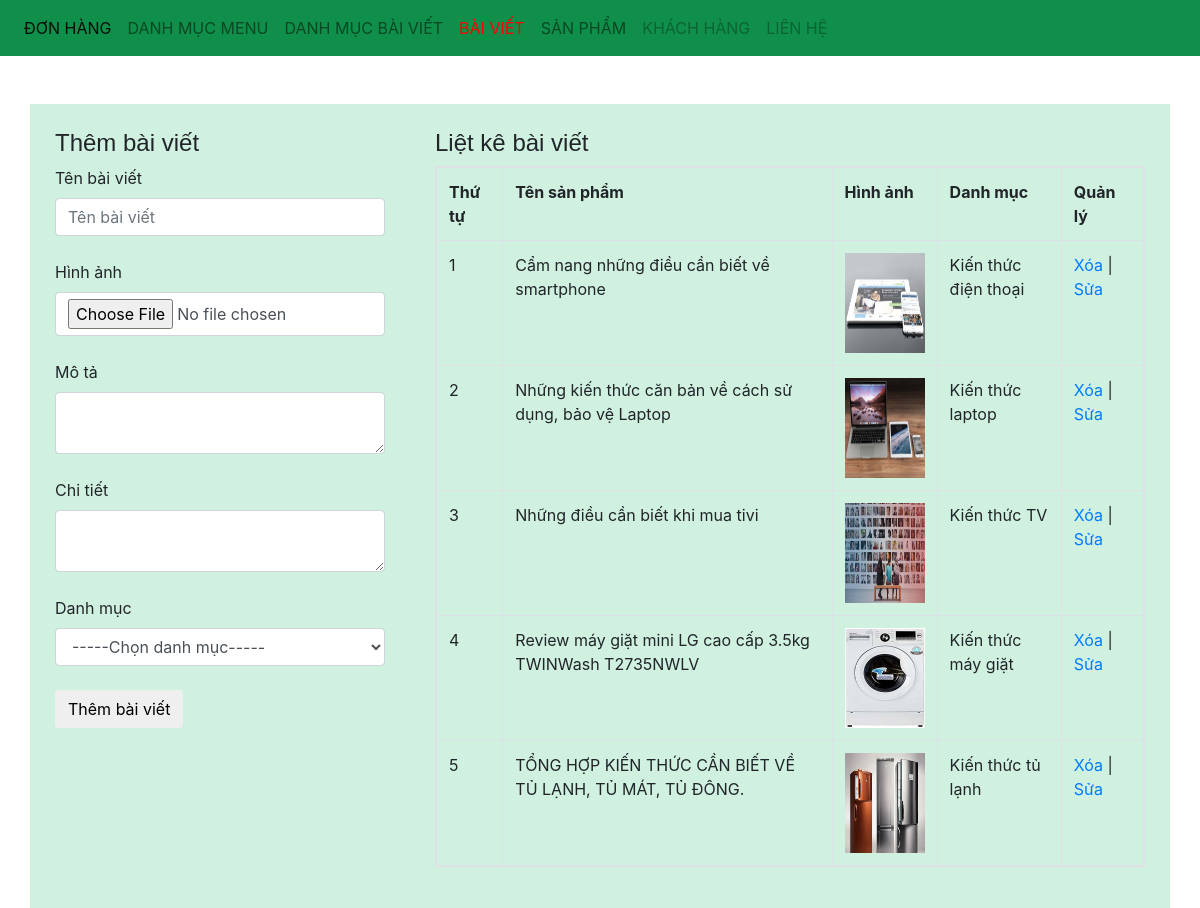
Page /admin/xulybaiviet.php on the committed database.
### tables this page shows
CREATE TABLE IF NOT EXISTS `baiviet` (
  `baiviet_id` int(11) NOT NULL AUTO_INCREMENT,
  `baiviet_image` varchar(100) NOT NULL,
  `tenbaiviet` varchar(100) NOT NULL,
  `tomtat` text NOT NULL,
  `noidung` text NOT NULL,
  `danhmuctin_id` int(11) NOT NULL,
  PRIMARY KEY (`baiviet_id`)
);

CREATE TABLE IF NOT EXISTS `danhmuc_tin` (
  `danhmuctin_id` int(11) NOT NULL AUTO_INCREMENT,
  `tendanhmuc` varchar(255) NOT NULL,
  PRIMARY KEY (`danhmuctin_id`)
);

### admin/xulybaiviet.php (the view, shortened to what this page needs)
<?php
include('../db/connect.php');
?>
<!DOCTYPE html>
<html>
<head>
<link href="../css/bootstrap.css" rel="stylesheet" type="text/css" media="all" />
</head>
<body>
<nav class="navbar navbar-expand-lg navbar-light bg-light">
    <div class="collapse navbar-collapse" id="navbarNav">
        <ul class="navbar-nav">
        <li class="nav-item active">
            <a class="nav-link" href="xulydonhang.php">Đơn hàng <span class="sr-only">(current)</span></a>
        </li>
        <li class="nav-item">
            <a class="nav-link" href="xulydanhmuc.php">Danh mục menu</a>
        </li>
        <li class="nav-item">
            <a class="nav-link" href="xulydanhmucbaiviet.php">Danh mục bài viết</a>
        </li>
        <li class="nav-item">
            <a class="nav-link" href="xulybaiviet.php" style="color:red">Bài viết</a>
        </li>
        <li class="nav-item">
            <a class="nav-link" href="xulysanpham.php">Sản phẩm</a>
        </li>
        <li class="nav-item">
            <a class="nav-link disabled" href="xulykhachhang.php">Khách hàng</a>
        </li>
        <li class="nav-item">
            <a class="nav-link disabled" href="xulylienhe.php">Liên hệ</a>
        </li>
        </ul>
    </div>
    </nav><br> <br>
    <div class="container">
        <div class="row">
            <?php
            if(isset($_GET['quanly'])=='capnhat'){
                $id_capnhat=$_GET['capnhat_id'];
                $sql_capnhat=mysqli_query($mysqli,"select * from baiviet where baiviet_id='$id_capnhat'");
                $row_capnhat=mysqli_fetch_array($sql_capnhat);
                $id_category_1=$row_capnhat['danhmuctin_id'];
                ?>
                <div class="col-md-4">
                <h4>Cập nhật bài viết</h4>
                <form action="" method="POST" enctype="multipart/form-data">
                    <label>Tên bài viết</label>
                    <input type="text" class="form-control" name="tenbaiviet" value="<?php echo $row_capnhat['tenbaiviet'] ?>"><br>
                    <input type="hidden" class="form-control" name="id_update" value="<?php echo $row_capnhat['baiviet_id'] ?>"><br>
                    <label>Hình ảnh</label>
                    <input type="file" class="form-control" name="hinhanh"><br>
                    <img src="../uploads/<?php echo $row_capnhat['baiviet_image'] ?>" height="100" width="80" ><br>
                    <label>Tóm tắt</label>
                    <textarea class="form-control" rows="10" name="mota"><?php echo $row_capnhat['tomtat'] ?></textarea><br>
                    <label>Nội dung</label>
                    <textarea class="form-control" rows="10" name="chitiet"><?php echo $row_capnhat['noidung'] ?></textarea><br>
                    <label>Danh mục</label>
                    <?php
                    $sql_danhmuc=mysqli_query($mysqli,"select * from danhmuc_tin order by danhmuctin_id desc")
                    ?>
                    <select name="danhmuc" class="form-control">
                        <option value="0">-----Chọn danh mục-----</option>
                        <?php
                        while($row_danhmuc=mysqli_fetch_array($sql_danhmuc)){
                            if($id_category_1==$row_danhmuc['dm_id']){
                        ?>
                        <option selected value="<?php echo $row_danhmuc['danhmuctin_id'] ?>"><?php echo $row_danhmuc['tendanhmuc'] ?></option>
                        <?php
                            }else{
                        ?>
                        <option value="<?php echo $row_danhmuc['danhmuctin_id'] ?>"><?php echo $row_danhmuc['tendanhmuc'] ?></option>
                        <?php
                            }
                        }
                        ?>
                    </select><br>
                    <input type="submit" name="capnhatbaiviet" value="Cập nhật bài viết" class="btn btn-default">
                </form>
            </div>
            <?php
            }else{
                ?>
                <div class="col-md-4">
                <h4>Thêm bài viết</h4>
                <form action="" method="POST" enctype="multipart/form-data">
                    <label>Tên bài viết</label>
                    <input type="text" class="form-control" name="tenbaiviet" placeholder="Tên bài viết"><br>
                    <label>Hình ảnh</label>
                    <input type="file" class="form-control" name="hinhanh"><br>
                    <label>Mô tả</label>
                    <textarea class="form-control" name="mota"></textarea><br>
                    <label>Chi tiết</label>
                    <textarea class="form-control" name="chitiet"></textarea><br>
                    <label>Danh mục</label>
                    <select name="danhmuc" class="form-control">
                        <option value="0">-----Chọn danh mục-----</option>
                    </select><br>
                    <input type="submit" name="thembaiviet" value="Thêm bài viết" class="btn btn-default">
                </form>
            </div>
            <?php
            }
            ?>
            <div class="col-md-8">
            <h4>Liệt kê bài viết</h4>
            <?php
            $sql_select_bv=mysqli_query($mysqli,"select * from baiviet,danhmuc_tin where baiviet.danhmuctin_id=danhmuc_tin.danhmuctin_id order by baiviet.baiviet_id desc")
            ?>
            <table class="table table-responsive table-bordered ">
                <tr>
                    <th>Thứ tự</th>
                    <th>Tên sản phẩm</th>
                    <th>Hình ảnh</th>
                    <th>Danh mục</th>
                    <th>Quản lý</th>
                </tr>
                <?php
                $i=0;
                while($row_bv=mysqli_fetch_array($sql_select_bv)){
                    $i++;
                ?>
                <tr>
                    <td><?php echo $i ?></td>
                    <td><?php echo $row_bv['tenbaiviet'] ?></td>
                    <td><img src="../uploads/<?php echo $row_bv['baiviet_image'] ?>" height="100" width="80"></td>
                    <td><?php echo $row_bv['tendanhmuc'] ?></td>
                    <td><a href="?xoa=<?php echo $row_bv['baiviet_id'] ?>">Xóa</a> | <a href="xulybaiviet.php?quanly=capnhat&capnhat_id=<?php echo $row_bv['baiviet_id'] ?>">Sửa</a></td>
                </tr>
                <?php
                }
                ?>
            </table>
            </div>
        </div>
    </div>
</body>
</html>

### rows in the picture
baiviet: tenbaiviet "Cẩm nang những điều cần biết về smartphone", baiviet_image (picture), danhmuctin.tendanhmuc "Kiến thức điện thoại"
baiviet: tenbaiviet "Những kiến thức căn bản về cách sử dụng, bảo vệ Laptop", baiviet_image (picture), danhmuctin.tendanhmuc "Kiến thức laptop"
baiviet: tenbaiviet "Những điều cần biết khi mua tivi", baiviet_image (picture), danhmuctin.tendanhmuc "Kiến thức TV"
baiviet: tenbaiviet "Review máy giặt mini LG cao cấp 3.5kg TWINWash T2735NWLV", baiviet_image (picture), danhmuctin.tendanhmuc "Kiến thức máy giặt"
baiviet: tenbaiviet "TỔNG HỢP KIẾN THỨC CẦN BIẾT VỀ TỦ LẠNH, TỦ MÁT, TỦ ĐÔNG.", baiviet_image (picture), danhmuctin.tendanhmuc "Kiến thức tủ lạnh"
